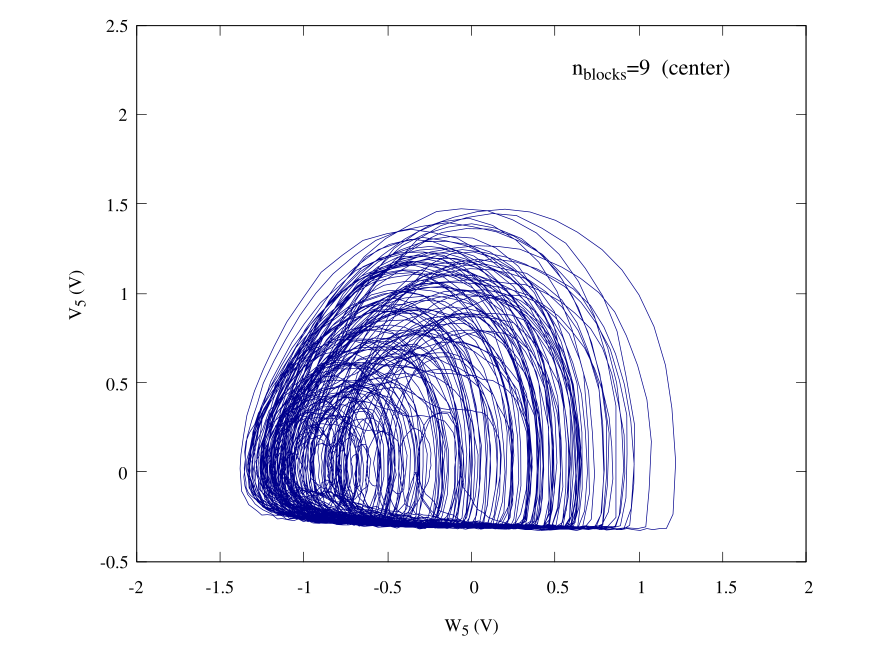

The gnuplot source for this figure:
set terminal qt persist
set termoption font "Times,10"
set border lw 0.5

set label at graph 0.65,0.925 "n_{blocks}=9  (center)" font ",12"
set xlabel "W_5 (V)"
set ylabel "V_5 (V)"
set size ratio 0.8
set xrange [-2:2]
set yrange [-0.5:2.5]
plot "9_blocks_middle_avg.dat" u 3:2 every ::0::10000 w l notitle lc "dark-blue" lw 0.5
